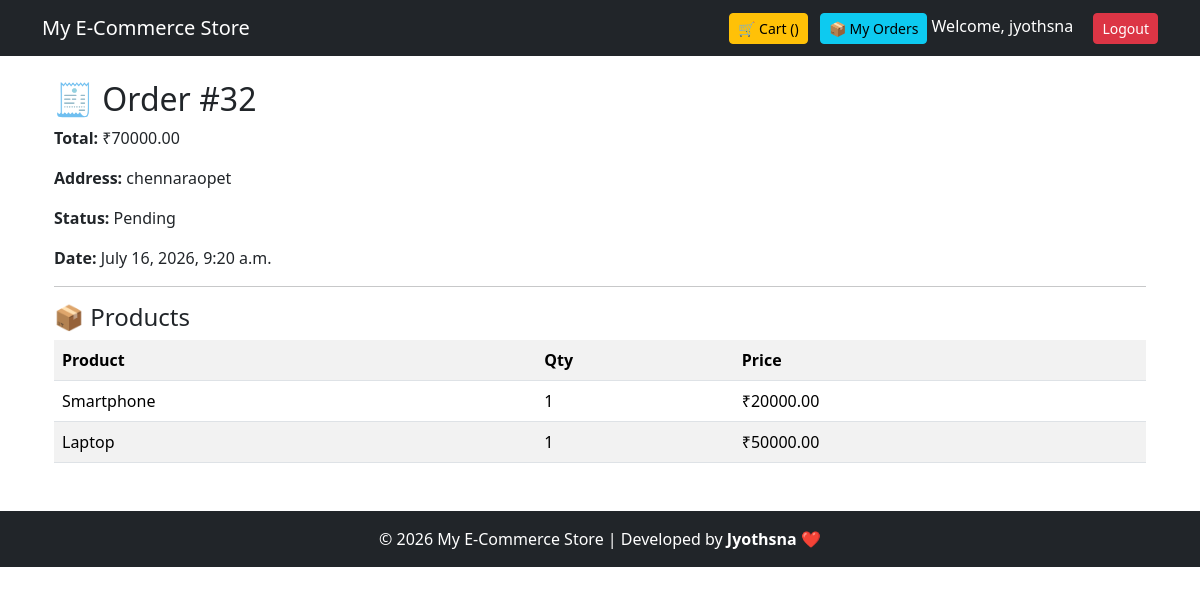
The app's page /order/32/ (signed in) with its own data.
### store/models.py (models this page shows, shortened)
class Order(models.Model):
    STATUS_CHOICES = [
        ('Pending', 'Pending'),
        ('Processing', 'Processing'),
        ('Delivered', 'Delivered'),
    ]
    user = models.ForeignKey(User, on_delete=models.CASCADE)
    total_amount = models.DecimalField(max_digits=10, decimal_places=2)
    address = models.TextField()
    status = models.CharField(max_length=20, choices=STATUS_CHOICES, default='Pending')
    created_at = models.DateTimeField(auto_now_add=True)
    status = models.CharField(max_length=20, default='Pending')

class OrderItem(models.Model):
    order = models.ForeignKey(Order, on_delete=models.CASCADE)
    product = models.ForeignKey(Product, on_delete=models.CASCADE)
    quantity = models.IntegerField(default=1)
    price = models.DecimalField(max_digits=10, decimal_places=2)

class Product(models.Model):
    name = models.CharField(max_length=100)
    price = models.DecimalField(max_digits=10, decimal_places=2)
    description = models.TextField()
    image = models.ImageField(upload_to='products/')
    category = models.ForeignKey(
        Category,
        on_delete=models.CASCADE,
        null=True,
        blank=True
    )

### store/views.py (the view)
# urls.py: path('order/<int:order_id>/', views.order_detail, name='order_detail'),
def order_detail(request, order_id):
    order = Order.objects.get(id=order_id, user=request.user)
    items = OrderItem.objects.filter(order=order)
    return render(request, 'store/order-details.html', {
        'order': order,
        'items': items
    })

### store/templates/store/order-details.html
{% extends 'store/base.html' %}
{% block content %}
<div class="container mt-4">
    <h2>🧾 Order #{{ order.id }}</h2>
    <p><strong>Total:</strong> ₹{{ order.total_amount }}</p>
    <p><strong>Address:</strong> {{ order.address }}</p>
    <p><strong>Status:</strong> {{ order.status }}</p>
    <p><strong>Date:</strong> {{ order.created_at }}</p>
    <hr>
    <h4>📦 Products</h4>
    <table class="table table-striped">
        <tr>
            <th>Product</th>
            <th>Qty</th>
            <th>Price</th>
        </tr>
        {% for item in items %}
        <tr>
            <td>{{ item.product.name }}</td>
            <td>{{ item.quantity }}</td>
            <td>₹{{ item.price }}</td>
        </tr>
        {% endfor %}
    </table>
</div>
{% endblock %}

### store/templates/store/base.html (shortened to what this page needs)
<!DOCTYPE html>
<html lang="en">
<head>
    <link href="https://cdn.jsdelivr.net/npm/bootstrap@5.3.3/dist/css/bootstrap.min.css" rel="stylesheet">
</head>
<body>
<nav class="navbar navbar-dark bg-dark">
    <div class="container">
        <a class="navbar-brand" href="{% url 'home' %}">
            My E-Commerce Store
        </a>
        <div>
    <a href="{% url 'cart' %}" class="btn btn-warning btn-sm">
        🛒 Cart ({{ cart_count }})
    </a>
    <a href="{% url 'order_history' %}" class="btn btn-info btn-sm ms-2">
    📦 My Orders
    </a>
    {% if user.is_authenticated %}
        <span class="text-white me-3">
            Welcome, {{ user.username }}
        </span>
    <form method="post" action="{% url 'logout' %}" style="display:inline;">
    <button type="submit" class="btn btn-danger btn-sm">
        Logout
    </button>
</form>
    {% endif %}
</div>
    </div>
</nav>
<div class="container mt-4">
    {% block content %}
    {% endblock %}
</div>
<footer class="bg-dark text-white text-center py-3 mt-5">
    <p class="mb-0">
        © 2026 My E-Commerce Store | Developed by <strong>Jyothsna</strong> ❤️
    </p>
</footer>
</body>
</html>

### records on screen
Order: id "32", total_amount "70000.00", address "chennaraopet", status "Pending", created_at "July 16, 2026, 9:20 a.m."
OrderItem: product.name "Smartphone", quantity "1", price "20000.00"
OrderItem: product.name "Laptop", quantity "1", price "50000.00"

### other values on screen
{{ user.username }} "jyothsna"
